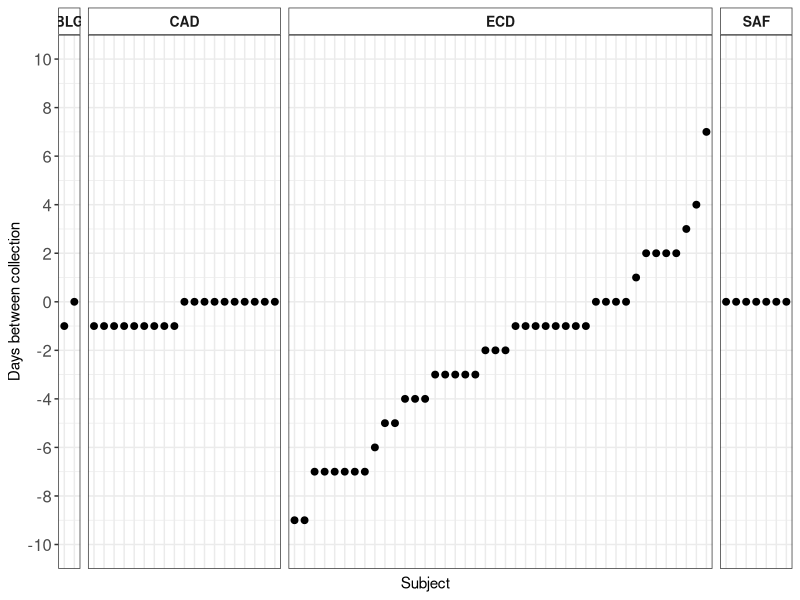

Generate this figure with R:
####################
# Nelly Amenyogbe
# 21-Sept-2020
# Global Cohort:  Plot time between stool and blood draw
####################

# In this script, we will plot the time difference between blood draw and stool sample collection, in days

# load packages
library(ggplot2)
library(lubridate)
library(plyr)
library(dplyr)

# load data
meta <- read.csv("ms_global_cohort_analysis/Rdata/human_raw_data/gc_metadata.csv") 

# Prepare data for plotting

dat <- meta[,c("SUBJECT_ID", "Cohort", "days.between.blood.stool")]
dat <- dat[order(dat$days.between.blood.stool),]
dat$SUBJECT_ID <- factor(dat$SUBJECT_ID, levels = as.character(dat$SUBJECT_ID))

# plot days between blood and stool

breaks <- seq(from = -10, to = 10, by = 2)

ggplot(dat[-which(is.na(dat$days.between.blood.stool)),], aes(x = SUBJECT_ID, y = days.between.blood.stool)) +
  geom_point(size = 2) +
  facet_grid(~Cohort, scales = "free", space = "free") +
  theme_bw() +
  theme(axis.text.x = element_blank(),
        axis.ticks.x = element_blank(),
        strip.background = element_rect(fill = "white"),
        strip.text = element_text(size = 10, face = "bold"),
        axis.text = element_text(size = 12)) +
  labs(x="Subject", y="Days between collection") +
  scale_y_continuous(limits = c(-10, 10), breaks = breaks) 

#ggsave("ms_global_cohort_analysis/figures/days_between_blood_stool.pdf", device = "pdf", dpi = 300, width = 12, height = 2.5)
